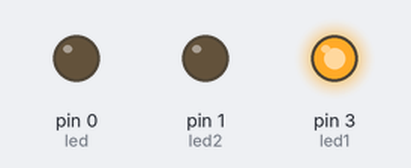
Recording of a sketch running on a simulated Arduino Uno, built with avr-gcc and run on an emulated ATmega328P. On the bench: output pins drawn as LEDs (lit = HIGH).

Above: at 0.3 s.
At 19.95 s:
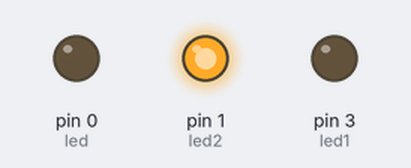
At 39.69 s:
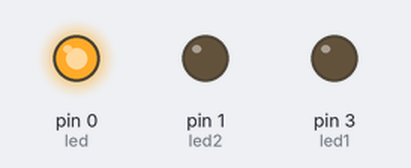
Timing chart, 0 to 40.0 s (numbered marks = the images above):
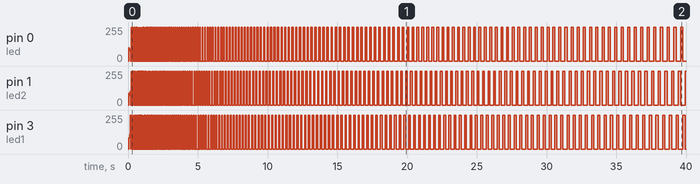

The sketch:

Lamp3LedCouples.ino
```cpp
int led = 0;
int led1 = 3;
int led2 = 1;
int delayValue = 0 ;

// the setup routine runs once when you press reset:
void setup() {

  pinMode(led,OUTPUT);
  pinMode(led1,OUTPUT);
 pinMode (led2,OUTPUT);


}

// the loop routine runs over and over again forever:
void loop() {

if (delayValue < 200)
{
  delayValue ++;
}
if (delayValue == 200)
{
  delayValue = 0;
}

if (delayValue == 0)
{
digitalWrite(led,HIGH);
digitalWrite(led1,HIGH);
 digitalWrite(led2,HIGH);
  delay (5000);

}


digitalWrite(led2,LOW);
 digitalWrite(led,HIGH);
 delay(delayValue);
 digitalWrite(led1,HIGH);
  digitalWrite(led,LOW);
 delay(delayValue);
  digitalWrite(led2,HIGH);
  digitalWrite(led1,LOW);
delay(delayValue);


   }
```
